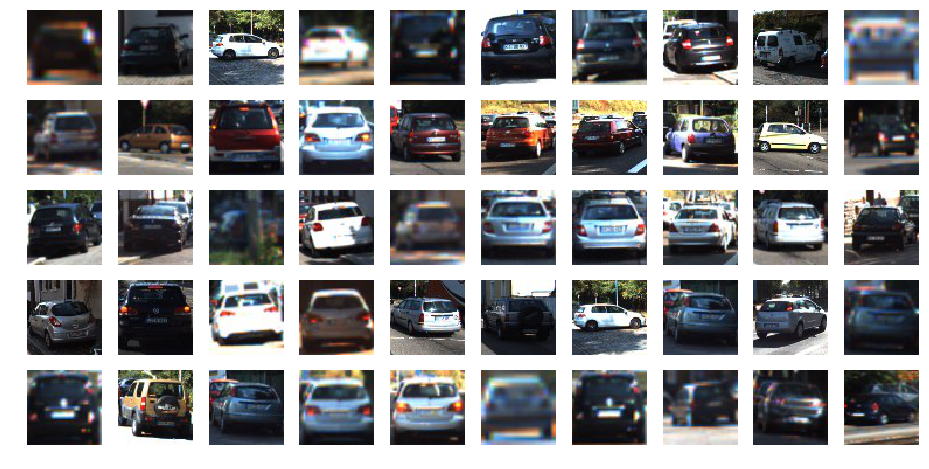
#> input picture examples/1.png, 929 x 469 px
$ python -i lesson_functions.py   (imports and definitions only)   (older library calls are emulated)
#> lines starting #> are read from the running program, lines starting #| are printed output that depends on the picture
import matplotlib.image as mpimg
import numpy as np
import cv2
from skimage.feature import hog

# [13 lines left out: function convert_color, not called in this run]

# Define a function to return HOG features and visualization
def get_hog_features(img, orient, pix_per_cell, cell_per_block,
                     vis=False, feature_vec=True):
    # Call with two outputs if vis==True
    if vis == True:
        features, hog_image = hog(img, orientations=orient,
                                  pixels_per_cell=(pix_per_cell, pix_per_cell),
                                  cells_per_block=(cell_per_block, cell_per_block),
                                  transform_sqrt=True,
                                  visualise=vis, feature_vector=feature_vec)
        return features, hog_image
    # Otherwise call with one output
    else:
        features = hog(img, orientations=orient,
                       pixels_per_cell=(pix_per_cell, pix_per_cell),
                       cells_per_block=(cell_per_block, cell_per_block),
                       transform_sqrt=True,
                       visualise=vis, feature_vector=feature_vec)
        return features


# Define a function to compute binned color features
def bin_spatial(img, size=(32, 32)):
    # Use cv2.resize().ravel() to create the feature vector
    features = cv2.resize(img, size).ravel()
    # Return the feature vector
    return features


# Define a function to compute color histogram features
# NEED TO CHANGE bins_range if reading .png files with mpimg!
def color_hist(img, nbins=32, bins_range=(0, 256)):
    # Compute the histogram of the color channels separately
    channel1_hist = np.histogram(img[:, :, 0], bins=nbins, range=bins_range)
    channel2_hist = np.histogram(img[:, :, 1], bins=nbins, range=bins_range)
    channel3_hist = np.histogram(img[:, :, 2], bins=nbins, range=bins_range)
    # Concatenate the histograms into a single feature vector
    hist_features = np.concatenate((channel1_hist[0], channel2_hist[0], channel3_hist[0]))
    # Return the individual histograms, bin_centers and feature vector
    return hist_features

def extract_feature(image, color_space='RGB', spatial_size=(32, 32),
                     hist_bins=32, orient=9,
                     pix_per_cell=8, cell_per_block=2, hog_channel=0,
                     spatial_feat=True, hist_feat=True, hog_feat=True):
    file_features = []
    # apply color conversion if other than 'RGB'
    if color_space != 'RGB':
        if color_space == 'HSV':
            feature_image = cv2.cvtColor(image, cv2.COLOR_RGB2HSV)
        elif color_space == 'LUV':
            feature_image = cv2.cvtColor(image, cv2.COLOR_RGB2LUV)
        elif color_space == 'HLS':
            feature_image = cv2.cvtColor(image, cv2.COLOR_RGB2HLS)
        elif color_space == 'YUV':
            feature_image = cv2.cvtColor(image, cv2.COLOR_RGB2YUV)
        elif color_space == 'YCrCb':
            feature_image = cv2.cvtColor(image, cv2.COLOR_RGB2YCrCb)
    else:
        feature_image = np.copy(image)

    if spatial_feat == True:
        spatial_features = bin_spatial(feature_image, size=spatial_size)
        file_features.append(spatial_features)
    if hist_feat == True:
        # Apply color_hist()
        hist_features = color_hist(feature_image, nbins=hist_bins)
        file_features.append(hist_features)
    if hog_feat == True:
        # Call get_hog_features() with vis=False, feature_vec=True
        if hog_channel == 'ALL':
            hog_features = []
            for channel in range(feature_image.shape[2]):
                hog_features.append(get_hog_features(feature_image[:, :, channel],
                                                     orient, pix_per_cell, cell_per_block, feature_vec=False))
            hog_features = np.ravel(hog_features)
        else:
            hog_features = get_hog_features(feature_image[:, :, hog_channel], orient,
                                            pix_per_cell, cell_per_block, feature_vec=False)
            # Append the new feature vector to the features list
        file_features.append(hog_features)
    return np.concatenate(file_features)


# Define a function to extract features from a list of images
# Have this function call bin_spatial() and color_hist()
# [76 lines left out: functions extract_features, slide_window, draw_boxes, not called in this run]

>>> import cv2
>>> picture = cv2.cvtColor(cv2.imread('examples/1.png'), cv2.COLOR_BGR2RGB)
>>> result = extract_feature(picture)
#> in bin_spatial, `features = cv2.resize(img, size).ravel()`: features = 3072 values, max 255 at index 0, min 4 at index 457, mean 141
#> in extract_feature, `spatial_features = bin_spatial(feature_image, size=spatial_size)`: spatial_features has the same summary as features in bin_spatial
#> in color_hist, `hist_features = np.concatenate((channel1_hist[0], channel2_hist[0], ch..`: hist_features = 96 values, max 167257 at index 63, min 2218 at index 60, mean 13615.7
#> in get_hog_features, `features = hog(img, orientations=orient, pixels_per_cell=(pix_per_cell..`:
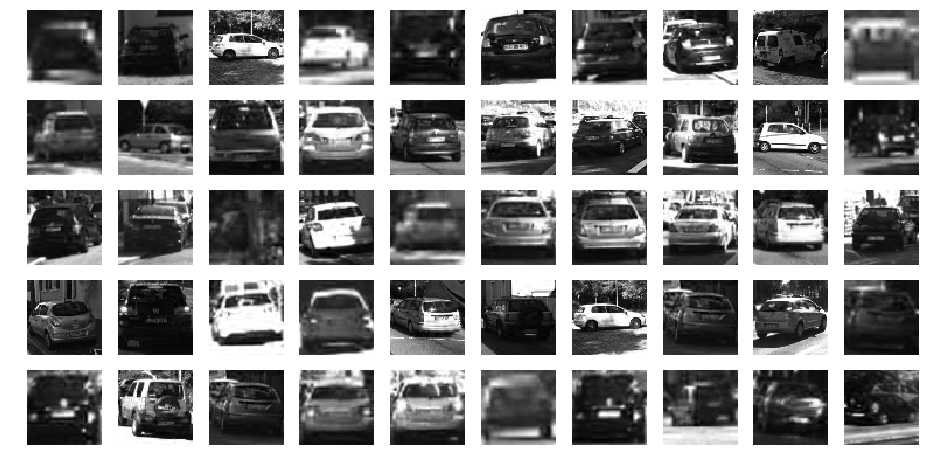
#> img: shape (469, 929); min 0, max 255, mean 142
#> (the run stopped early here; a loop or call above may not have finished)

$ run again, on examples/2.png
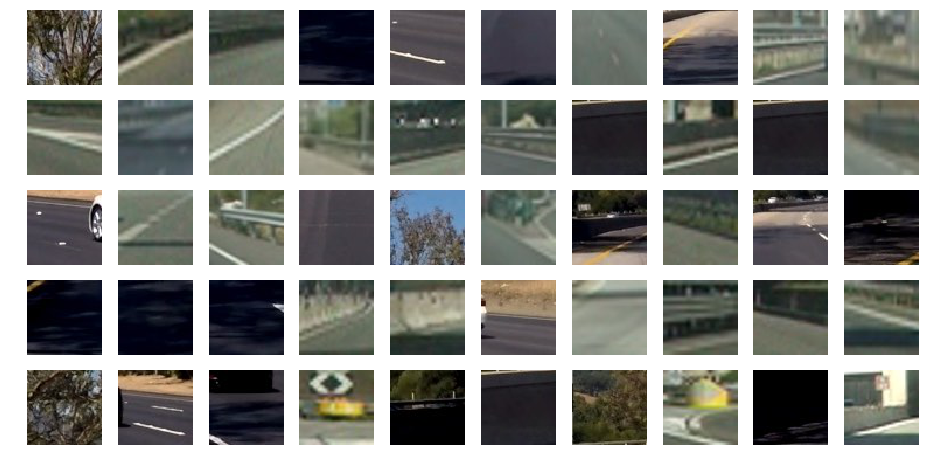
#> input picture examples/2.png, 929 x 469 px
#> features = 3072 values, max 255 at index 0, min 0 at index 127, mean 139.4
#> spatial_features has the same summary as features in bin_spatial
#> in color_hist, `hist_features = np.concatenate((channel1_hist[0], channel2_hist[0], ch..`: hist_features = 96 values, max 155208 at index 31, min 107 at index 94, mean 13615.7
#> in get_hog_features, `features = hog(img, orientations=orient, pixels_per_cell=(pix_per_cell..`:
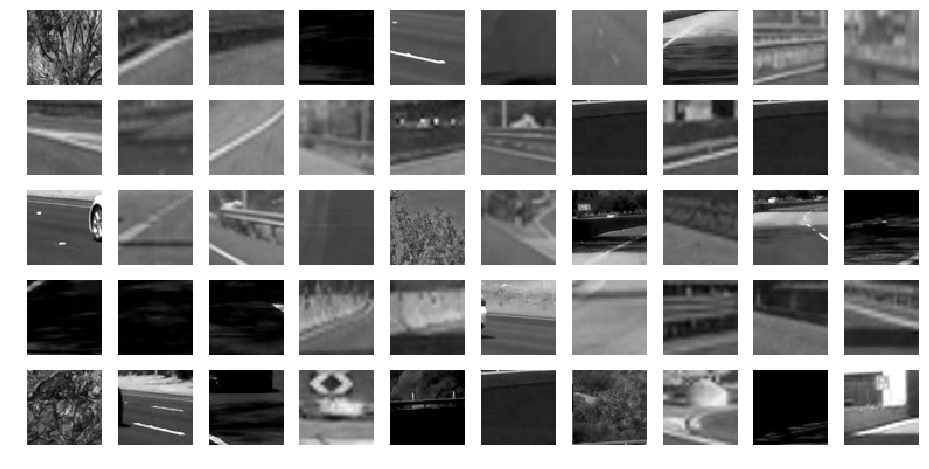
#> img: shape (469, 929); min 0, max 255, mean 142.7

$ run again, on examples/3.png
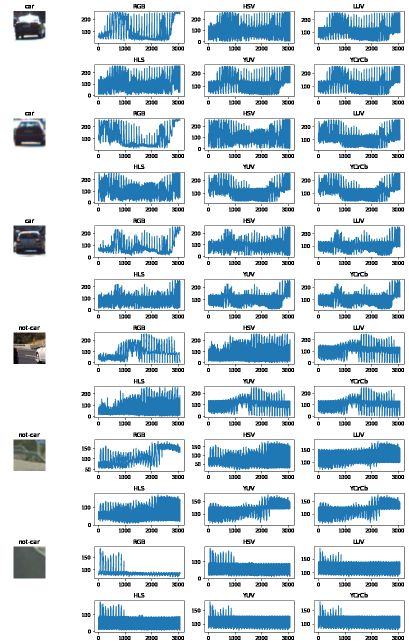
#> input picture examples/3.png, 818 x 1288 px (shown at 1/2 size)
#> features = 3072 values, max 255 at index 0, min 0 at index 141, mean 212.4
#> spatial_features has the same summary as features in bin_spatial
#> in color_hist, `hist_features = np.concatenate((channel1_hist[0], channel2_hist[0], ch..`: hist_features = 96 values, max 778127 at index 95, min 61 at index 33, mean 32924.5
#> in get_hog_features, `features = hog(img, orientations=orient, pixels_per_cell=(pix_per_cell..`:
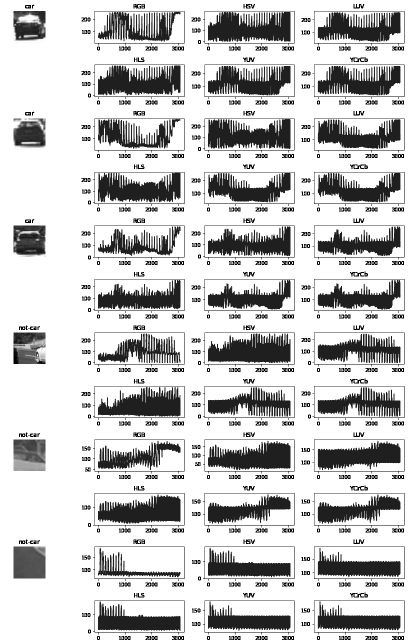
#> img: shape (1288, 818) (shown at 1/2 size); min 0, max 255, mean 199
